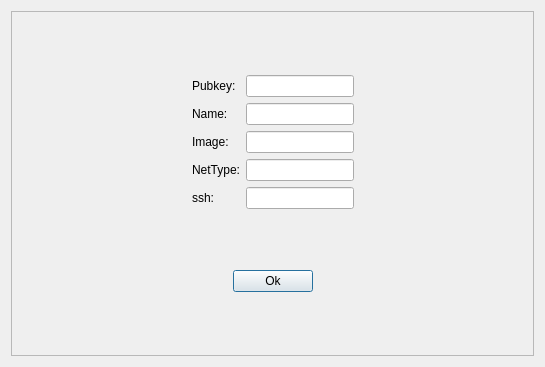
<?xml version="1.0" encoding="UTF-8"?>
<ui version="4.0">
 <class>AddDockerServiceDlg</class>
 <widget class="QDialog" name="AddDockerServiceDlg">
  <property name="geometry">
   <rect>
    <x>0</x>
    <y>0</y>
    <width>545</width>
    <height>367</height>
   </rect>
  </property>
  <property name="windowTitle">
   <string>Dialog</string>
  </property>
  <layout class="QGridLayout" name="gridLayout">
   <item row="0" column="0">
    <widget class="QFrame" name="frame">
     <property name="frameShape">
      <enum>QFrame::StyledPanel</enum>
     </property>
     <property name="frameShadow">
      <enum>QFrame::Raised</enum>
     </property>
     <layout class="QGridLayout" name="gridLayout_2">
      <item row="0" column="1">
       <spacer name="verticalSpacer_3">
        <property name="orientation">
         <enum>Qt::Vertical</enum>
        </property>
        <property name="sizeHint" stdset="0">
         <size>
          <width>20</width>
          <height>40</height>
         </size>
        </property>
       </spacer>
      </item>
      <item row="1" column="0">
       <spacer name="horizontalSpacer_3">
        <property name="orientation">
         <enum>Qt::Horizontal</enum>
        </property>
        <property name="sizeHint" stdset="0">
         <size>
          <width>140</width>
          <height>20</height>
         </size>
        </property>
       </spacer>
      </item>
      <item row="1" column="1" colspan="2">
       <layout class="QFormLayout" name="formLayout">
        <item row="0" column="0">
         <widget class="QLabel" name="label">
          <property name="text">
           <string>Pubkey:</string>
          </property>
         </widget>
        </item>
        <item row="0" column="1">
         <widget class="QLineEdit" name="lineEdit"/>
        </item>
        <item row="1" column="0">
         <widget class="QLabel" name="label_2">
          <property name="text">
           <string>Name:</string>
          </property>
         </widget>
        </item>
        <item row="1" column="1">
         <widget class="QLineEdit" name="lineEdit_2"/>
        </item>
        <item row="2" column="0">
         <widget class="QLabel" name="label_3">
          <property name="text">
           <string>Image:</string>
          </property>
         </widget>
        </item>
        <item row="2" column="1">
         <widget class="QLineEdit" name="lineEdit_3"/>
        </item>
        <item row="3" column="0">
         <widget class="QLabel" name="label_4">
          <property name="text">
           <string>NetType:</string>
          </property>
         </widget>
        </item>
        <item row="3" column="1">
         <widget class="QLineEdit" name="lineEdit_4"/>
        </item>
        <item row="4" column="0">
         <widget class="QLabel" name="label_5">
          <property name="text">
           <string>ssh:</string>
          </property>
         </widget>
        </item>
        <item row="4" column="1">
         <widget class="QLineEdit" name="lineEdit_5"/>
        </item>
       </layout>
      </item>
      <item row="1" column="3">
       <spacer name="horizontalSpacer_4">
        <property name="orientation">
         <enum>Qt::Horizontal</enum>
        </property>
        <property name="sizeHint" stdset="0">
         <size>
          <width>139</width>
          <height>20</height>
         </size>
        </property>
       </spacer>
      </item>
      <item row="2" column="2">
       <spacer name="verticalSpacer">
        <property name="orientation">
         <enum>Qt::Vertical</enum>
        </property>
        <property name="sizeHint" stdset="0">
         <size>
          <width>20</width>
          <height>40</height>
         </size>
        </property>
       </spacer>
      </item>
      <item row="3" column="1" colspan="2">
       <layout class="QHBoxLayout" name="horizontalLayout_6">
        <item>
         <spacer name="horizontalSpacer">
          <property name="orientation">
           <enum>Qt::Horizontal</enum>
          </property>
          <property name="sizeHint" stdset="0">
           <size>
            <width>40</width>
            <height>20</height>
           </size>
          </property>
         </spacer>
        </item>
        <item>
         <widget class="QPushButton" name="pushButton">
          <property name="text">
           <string>Ok</string>
          </property>
         </widget>
        </item>
        <item>
         <spacer name="horizontalSpacer_2">
          <property name="orientation">
           <enum>Qt::Horizontal</enum>
          </property>
          <property name="sizeHint" stdset="0">
           <size>
            <width>40</width>
            <height>20</height>
           </size>
          </property>
         </spacer>
        </item>
       </layout>
      </item>
      <item row="4" column="2">
       <spacer name="verticalSpacer_2">
        <property name="orientation">
         <enum>Qt::Vertical</enum>
        </property>
        <property name="sizeHint" stdset="0">
         <size>
          <width>20</width>
          <height>40</height>
         </size>
        </property>
       </spacer>
      </item>
     </layout>
    </widget>
   </item>
  </layout>
 </widget>
 <resources/>
 <connections/>
</ui>
